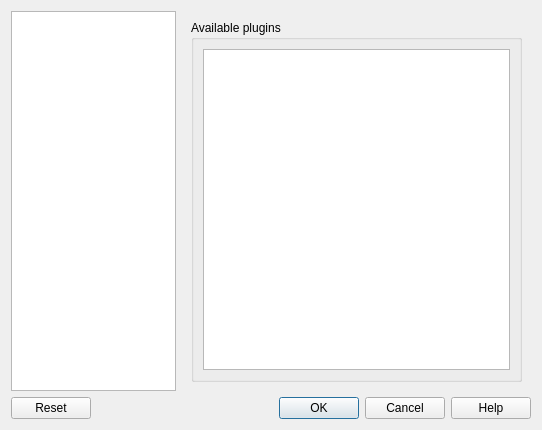
<?xml version="1.0" encoding="UTF-8"?>
<ui version="4.0">
 <class>SettingsDialog</class>
 <widget class="QDialog" name="SettingsDialog">
  <property name="geometry">
   <rect>
    <x>0</x>
    <y>0</y>
    <width>542</width>
    <height>419</height>
   </rect>
  </property>
  <property name="windowTitle">
   <string>ViTables settings</string>
  </property>
  <layout class="QVBoxLayout" name="verticalLayout_2">
   <item>
    <layout class="QHBoxLayout" name="horizontalLayout">
     <item>
      <widget class="QTreeView" name="pageSelector">
       <property name="sizePolicy">
        <sizepolicy hsizetype="MinimumExpanding" vsizetype="Expanding">
         <horstretch>0</horstretch>
         <verstretch>0</verstretch>
        </sizepolicy>
       </property>
       <property name="minimumSize">
        <size>
         <width>161</width>
         <height>380</height>
        </size>
       </property>
       <property name="maximumSize">
        <size>
         <width>200</width>
         <height>16777215</height>
        </size>
       </property>
       <property name="whatsThis">
        <string>Click an item in this tree to select the settings you want to change. Beware that the listed plugins are *loaded* plugins (i.e. the are working in the current ViTables session) not just enabled plugins.</string>
       </property>
       <property name="editTriggers">
        <set>QAbstractItemView::NoEditTriggers</set>
       </property>
       <property name="iconSize">
        <size>
         <width>22</width>
         <height>22</height>
        </size>
       </property>
       <attribute name="headerVisible">
        <bool>false</bool>
       </attribute>
       <attribute name="headerDefaultSectionSize">
        <number>100</number>
       </attribute>
       <attribute name="headerDefaultSectionSize">
        <number>100</number>
       </attribute>
       <attribute name="headerVisible">
        <bool>false</bool>
       </attribute>
      </widget>
     </item>
     <item>
      <widget class="QStackedWidget" name="stackedPages">
       <property name="sizePolicy">
        <sizepolicy hsizetype="Preferred" vsizetype="Preferred">
         <horstretch>0</horstretch>
         <verstretch>0</verstretch>
        </sizepolicy>
       </property>
       <property name="currentIndex">
        <number>2</number>
       </property>
       <widget class="QWidget" name="startupPage">
        <property name="sizePolicy">
         <sizepolicy hsizetype="Expanding" vsizetype="Preferred">
          <horstretch>0</horstretch>
          <verstretch>0</verstretch>
         </sizepolicy>
        </property>
        <property name="whatsThis">
         <string>Configure the startup behavior of ViTables.</string>
        </property>
        <widget class="QGroupBox" name="startupGB">
         <property name="geometry">
          <rect>
           <x>4</x>
           <y>4</y>
           <width>351</width>
           <height>351</height>
          </rect>
         </property>
         <property name="sizePolicy">
          <sizepolicy hsizetype="Maximum" vsizetype="Preferred">
           <horstretch>0</horstretch>
           <verstretch>0</verstretch>
          </sizepolicy>
         </property>
         <property name="whatsThis">
          <string/>
         </property>
         <property name="title">
          <string comment="The name of the groupbox where startup is configured">Startup</string>
         </property>
         <layout class="QVBoxLayout" name="verticalLayout_3">
          <item>
           <widget class="QCheckBox" name="restoreCB">
            <property name="whatsThis">
             <string>If checked, the last working session -i.e. open files and views- will be restored. If not, ViTables will start with an empty session.</string>
            </property>
            <property name="text">
             <string comment="Label of the restore last session check button">Restore last session</string>
            </property>
           </widget>
          </item>
          <item>
           <widget class="QCheckBox" name="lastDirCB">
            <property name="whatsThis">
             <string>The working directory used when opening the very first file. It defaults to the current directory if ViTables has been launched from the command line or to the user's home directory if ViTables started from a menu or a desktop icon. If the checkbox is checked then the last entered directory will be used.</string>
            </property>
            <property name="text">
             <string comment="Label of the startup in the last open directory check box">Start in last working directory</string>
            </property>
           </widget>
          </item>
         </layout>
        </widget>
       </widget>
       <widget class="QWidget" name="stylePage">
        <property name="sizePolicy">
         <sizepolicy hsizetype="Expanding" vsizetype="Preferred">
          <horstretch>0</horstretch>
          <verstretch>0</verstretch>
         </sizepolicy>
        </property>
        <property name="whatsThis">
         <string>Configure the look and feel of ViTables.</string>
        </property>
        <layout class="QVBoxLayout" name="verticalLayout">
         <item>
          <widget class="QGroupBox" name="loggerGB">
           <property name="whatsThis">
            <string>Customise font and colors of the Logger.</string>
           </property>
           <property name="title">
            <string comment="The title of the logger groubox">Logger</string>
           </property>
           <layout class="QGridLayout" name="gridLayout">
            <item row="0" column="1" rowspan="7">
             <widget class="QTextEdit" name="sampleTE">
              <property name="acceptDrops">
               <bool>false</bool>
              </property>
              <property name="whatsThis">
               <string>You can preview your Font settings here.</string>
              </property>
              <property name="readOnly">
               <bool>true</bool>
              </property>
              <property name="html">
               <string>&lt;!DOCTYPE HTML PUBLIC &quot;-//W3C//DTD HTML 4.0//EN&quot; &quot;http://www.w3.org/TR/REC-html40/strict.dtd&quot;&gt;
&lt;html&gt;&lt;head&gt;&lt;meta name=&quot;qrichtext&quot; content=&quot;1&quot; /&gt;&lt;style type=&quot;text/css&quot;&gt;
p, li { white-space: pre-wrap; }
&lt;/style&gt;&lt;/head&gt;&lt;body style=&quot; font-family:'DejaVu Sans'; font-size:9pt; font-weight:400; font-style:normal;&quot;&gt;
&lt;table border=&quot;0&quot; style=&quot;-qt-table-type: root; margin-top:4px; margin-bottom:4px; margin-left:4px; margin-right:4px;&quot;&gt;
&lt;tr&gt;
&lt;td style=&quot;border: none;&quot;&gt;
&lt;p style=&quot; margin-top:0px; margin-bottom:0px; margin-left:0px; margin-right:0px; -qt-block-indent:0; text-indent:0px;&quot;&gt;En un lugar de La Mancha,&lt;/p&gt;
&lt;p style=&quot; margin-top:0px; margin-bottom:0px; margin-left:0px; margin-right:0px; -qt-block-indent:0; text-indent:0px;&quot;&gt;de cuyo nombre no quiero acordarme,&lt;/p&gt;
&lt;p style=&quot; margin-top:0px; margin-bottom:0px; margin-left:0px; margin-right:0px; -qt-block-indent:0; text-indent:0px;&quot;&gt;no ha mucho tiempo vivia un hidalgo..&lt;/p&gt;
&lt;p style=&quot;-qt-paragraph-type:empty; margin-top:0px; margin-bottom:0px; margin-left:0px; margin-right:0px; -qt-block-indent:0; text-indent:0px;&quot;&gt;&lt;/p&gt;&lt;/td&gt;&lt;/tr&gt;&lt;/table&gt;&lt;/body&gt;&lt;/html&gt;</string>
              </property>
              <property name="textInteractionFlags">
               <set>Qt::NoTextInteraction</set>
              </property>
             </widget>
            </item>
            <item row="3" column="0">
             <widget class="QPushButton" name="foregroundPB">
              <property name="whatsThis">
               <string>Setup the text color.</string>
              </property>
              <property name="text">
               <string comment="The label of the logger text color button">F&amp;oreground</string>
              </property>
             </widget>
            </item>
            <item row="1" column="0">
             <spacer name="verticalSpacer">
              <property name="orientation">
               <enum>Qt::Vertical</enum>
              </property>
              <property name="sizeHint" stdset="0">
               <size>
                <width>20</width>
                <height>40</height>
               </size>
              </property>
             </spacer>
            </item>
            <item row="5" column="0">
             <spacer name="verticalSpacer_2">
              <property name="orientation">
               <enum>Qt::Vertical</enum>
              </property>
              <property name="sizeHint" stdset="0">
               <size>
                <width>20</width>
                <height>40</height>
               </size>
              </property>
             </spacer>
            </item>
            <item row="4" column="0">
             <widget class="QPushButton" name="backgroundPB">
              <property name="whatsThis">
               <string>Setup the background color.</string>
              </property>
              <property name="text">
               <string comment="The label of the logger color button">&amp;Background</string>
              </property>
             </widget>
            </item>
            <item row="2" column="0">
             <widget class="QPushButton" name="fontPB">
              <property name="whatsThis">
               <string>Here you can choose the font used in the Logger.</string>
              </property>
              <property name="text">
               <string comment="The label of the logger font chooser button">&amp;Font</string>
              </property>
             </widget>
            </item>
           </layout>
          </widget>
         </item>
         <item>
          <widget class="QGroupBox" name="workspaceGB">
           <property name="whatsThis">
            <string>Setup the background color of the workspace.</string>
           </property>
           <property name="title">
            <string comment="The title of the workspace groupbox">Workspace</string>
           </property>
           <layout class="QHBoxLayout" name="horizontalLayout_2">
            <item>
             <widget class="QPushButton" name="workspacePB">
              <property name="whatsThis">
               <string/>
              </property>
              <property name="text">
               <string comment="The label of the workspace color button">&amp;Background</string>
              </property>
             </widget>
            </item>
            <item>
             <widget class="QLabel" name="workspaceLabel">
              <property name="autoFillBackground">
               <bool>true</bool>
              </property>
              <property name="text">
               <string comment="A label for the workspace color sample">Background color sample</string>
              </property>
             </widget>
            </item>
           </layout>
          </widget>
         </item>
         <item>
          <widget class="QGroupBox" name="styleGB">
           <property name="whatsThis">
            <string>Choose the global style of ViTables here.</string>
           </property>
           <property name="title">
            <string comment="The title of the global aspect groupbox">Style</string>
           </property>
           <layout class="QVBoxLayout" name="verticalLayout_4">
            <item>
             <widget class="QComboBox" name="stylesCB">
              <property name="whatsThis">
               <string/>
              </property>
             </widget>
            </item>
           </layout>
          </widget>
         </item>
        </layout>
       </widget>
       <widget class="QWidget" name="pluginsPage">
        <property name="sizePolicy">
         <sizepolicy hsizetype="Expanding" vsizetype="Preferred">
          <horstretch>0</horstretch>
          <verstretch>0</verstretch>
         </sizepolicy>
        </property>
        <layout class="QVBoxLayout" name="verticalLayout_9">
         <item>
          <widget class="QGroupBox" name="foldersGB">
           <property name="whatsThis">
            <string/>
           </property>
           <property name="title">
            <string>Available plugins</string>
           </property>
           <layout class="QVBoxLayout" name="verticalLayout_6">
            <item>
             <widget class="QTreeView" name="pluginsTV">
              <property name="sizePolicy">
               <sizepolicy hsizetype="Preferred" vsizetype="Preferred">
                <horstretch>0</horstretch>
                <verstretch>0</verstretch>
               </sizepolicy>
              </property>
              <property name="whatsThis">
               <string>The list of all available plugins. If a plugin is checked then it is enabled (but not necessarely loaded), if it is unchecked then it is disabled (but not necessarely unloaded). Please, note that changes in the check state of plugins will take effect the next time you start ViTables.</string>
              </property>
              <property name="editTriggers">
               <set>QAbstractItemView::NoEditTriggers</set>
              </property>
              <property name="rootIsDecorated">
               <bool>false</bool>
              </property>
              <property name="expandsOnDoubleClick">
               <bool>false</bool>
              </property>
             </widget>
            </item>
           </layout>
          </widget>
         </item>
        </layout>
       </widget>
      </widget>
     </item>
    </layout>
   </item>
   <item>
    <widget class="QDialogButtonBox" name="buttonsBox">
     <property name="orientation">
      <enum>Qt::Horizontal</enum>
     </property>
     <property name="standardButtons">
      <set>QDialogButtonBox::Cancel|QDialogButtonBox::Help|QDialogButtonBox::Ok|QDialogButtonBox::Reset</set>
     </property>
    </widget>
   </item>
  </layout>
 </widget>
 <resources/>
 <connections/>
</ui>
